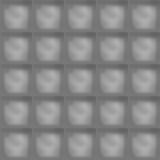

Below is a game level as drawn by its tile map, then a one-line description and the .tmx that defines it (tile-layer data replaced by summaries):
An orthogonal 5x5 tile map with 32x32 px tiles, 1 tile layer (Слой тайлов 1).

<map version="1.0" orientation="orthogonal" width="5" height="5" tilewidth="32" tileheight="32">
 <tileset firstgid="1" name="stone" tilewidth="32" tileheight="32">
  <image source="../../res/images/stone.png" width="32" height="32" />
 </tileset>
 <layer name="Слой тайлов 1" width="5" height="5">
  <data>[25 cells, 25 non-empty, 1 distinct tile ids]</data>
 </layer>
</map>
